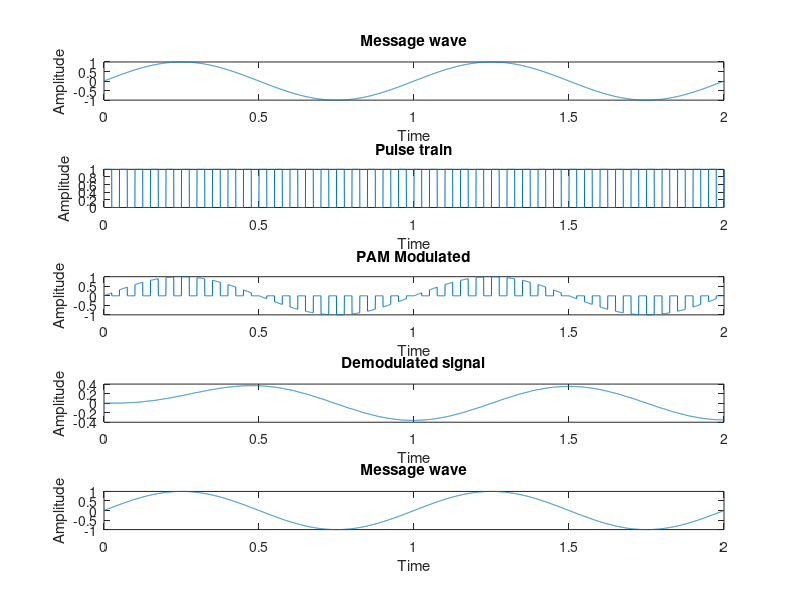

This figure's MATLAB source:
clc; clear all; close all;
fm = 1;
fc=20;
fs = 5000;
t=linspace(0, 2, fs);
%message 
x=sin(2*pi*fm*t);
subplot(5, 1, 1);
plot(t,x);
title("Message wave"); xlabel("Time");ylabel("Amplitude");
%carrier
pulse=(square(2*pi*fc*t)+1)/2;
subplot(5, 1, 2);
plot(t, pulse);
title("Pulse train"); xlabel("Time");ylabel("Amplitude");
%PAM
y=x.*pulse;
subplot(513);
plot(t, y);
title("PAM Modulated"); xlabel("Time"); ylabel("Amplitude");
%Demodulated
[b, a] = butter(2, 2*fm/(fs/2), 'low');
y_demod = filter(b, a, y);
subplot(514);
plot(t, y_demod);
title("Demodulated signal"); xlabel("Time"); ylabel("Amplitude")
%Original wave
x=sin(2*pi*fm*t);
subplot(5, 1, 5);
plot(t,x);
title("Message wave"); xlabel("Time");ylabel("Amplitude");
